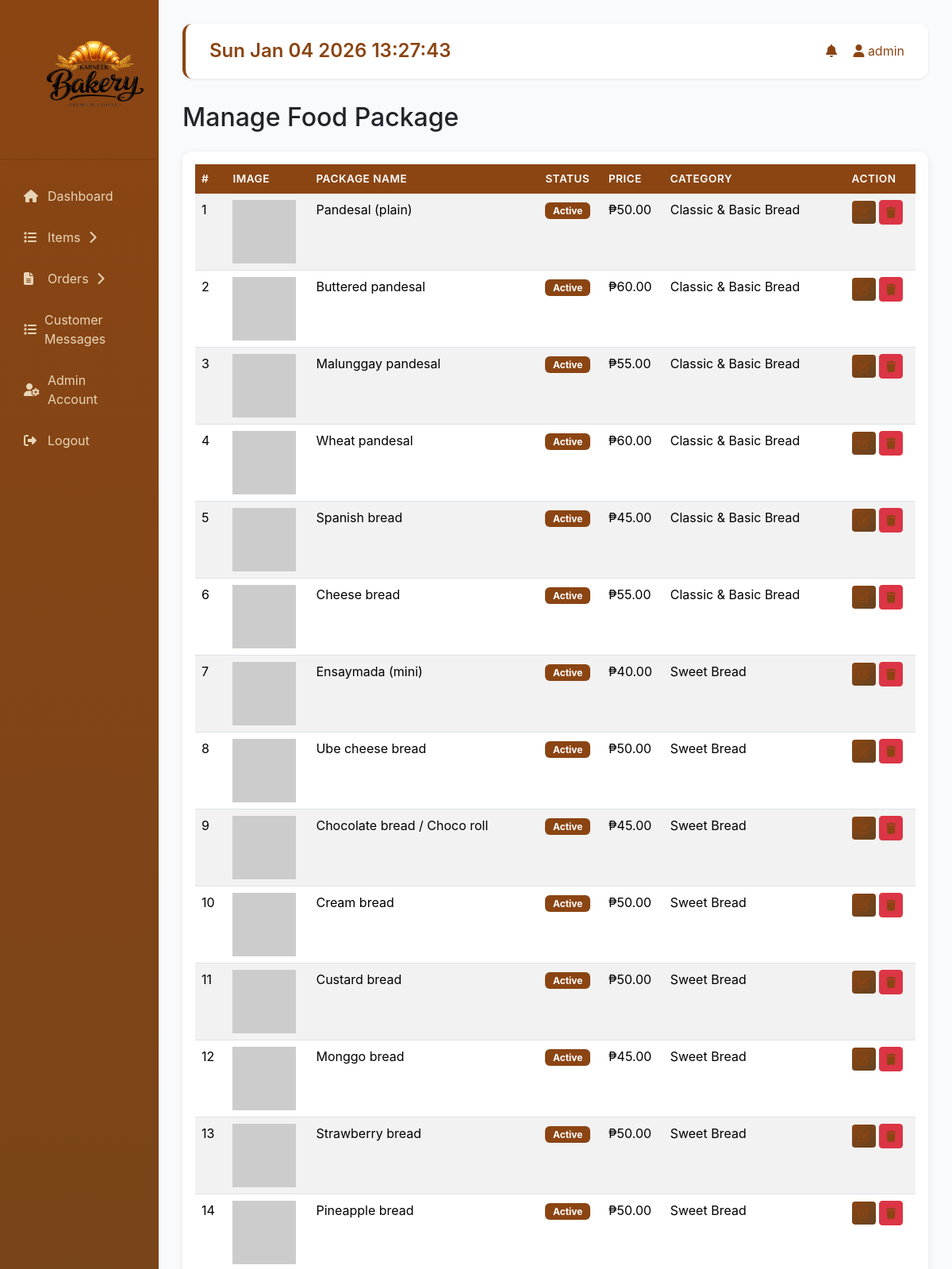
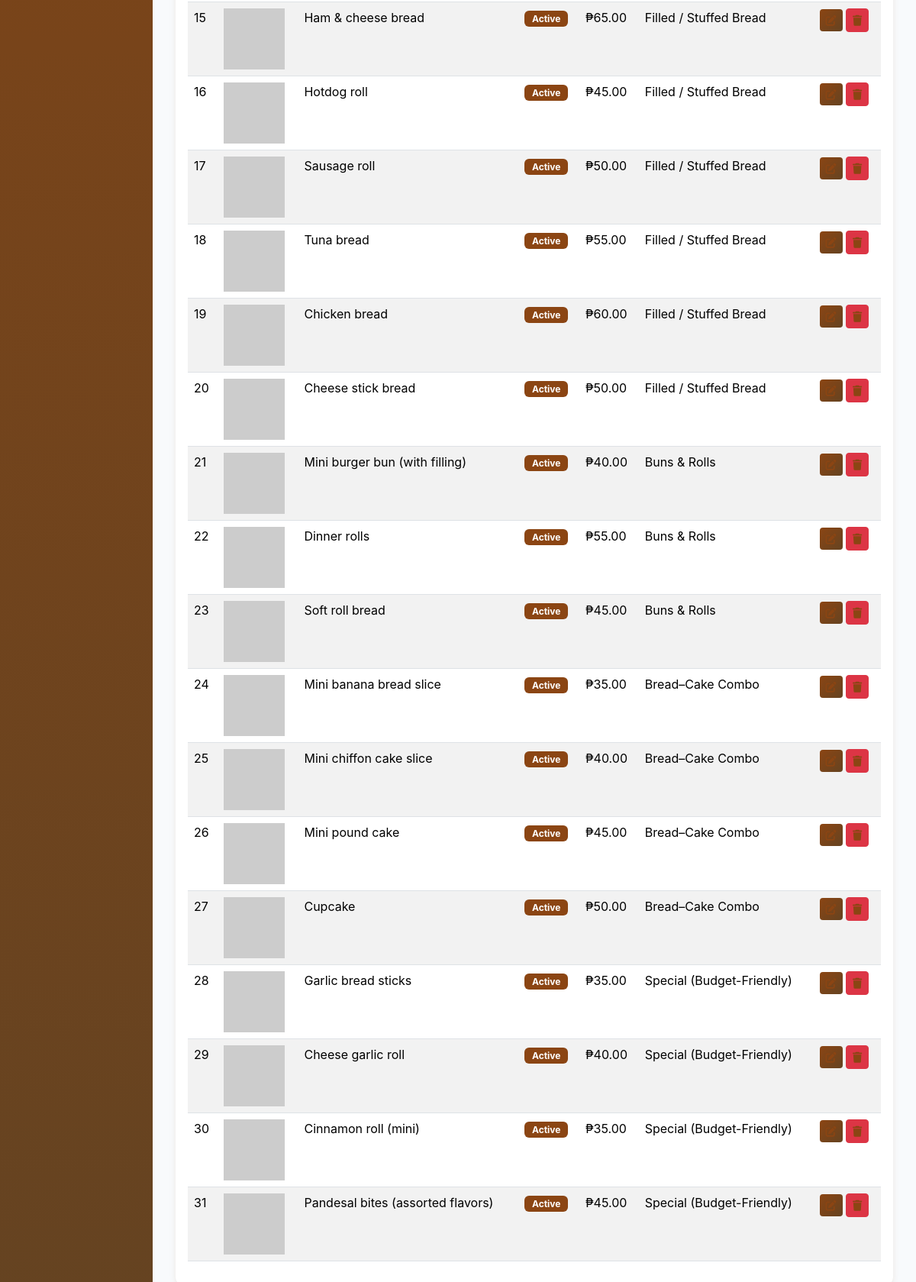
Screenshot of /backend/admin/manage-food-package.php (signed in) with the database file from the repository (2 pictures, top to bottom).
### tables this page shows
CREATE TABLE IF NOT EXISTS items (
    itemID INT AUTO_INCREMENT PRIMARY KEY,
    packageName VARCHAR(255) NOT NULL,
    foodDescription TEXT,
    itemContains TEXT,
    categoryID INT,
    itemImage VARCHAR(255),
    size VARCHAR(50),
    status VARCHAR(20) DEFAULT 'Active',
    suitableFor INT,
    price DECIMAL(10,2) NOT NULL,
    creationDate DATETIME DEFAULT CURRENT_TIMESTAMP,
    FOREIGN KEY (categoryID) REFERENCES categories(categoryID)
);

CREATE TABLE IF NOT EXISTS categories (
    categoryID INT AUTO_INCREMENT PRIMARY KEY,
    categoryName VARCHAR(255) NOT NULL,
    creationDate DATETIME DEFAULT CURRENT_TIMESTAMP
);

### backend/connect.php (called while the page is built, shortened)
<?php
  function executeQuery($query){
    $conn = $GLOBALS['conn'];
    return mysqli_query($conn, $query);
  }
?>

### backend/admin/manage-food-package.php (the view, shortened to what this page needs)
<?php
include(__DIR__ . "/includes/header.php");
$query = "SELECT items.*, categories.categoryName FROM items
          LEFT JOIN categories ON items.categoryID = categories.categoryID
          ORDER BY items.creationDate DESC";
$result = executeQuery($query);
?>
<h2 class="mb-4">Manage Food Package</h2>
<div class="card">
  <div class="card-body">
    <table class="table table-striped">
      <thead>
        <tr>
          <th>#</th>
          <th>Image</th>
          <th>Package Name</th>
          <th>Status</th>
          <th>Price</th>
          <th>Category</th>
          <th>Action</th>
        </tr>
      </thead>
      <tbody>
        <?php
        $count = 1;
        while($row = mysqli_fetch_assoc($result)):
        ?>
        <tr>
          <td><?php echo $count++; ?></td>
          <td>
            <img src="<?php echo $row['itemImage'] ? '../../uploads/'.$row['itemImage'] : 'https://via.placeholder.com/80'; ?>"
                 alt="<?php echo $row['packageName']; ?>" style="width: 80px; height: 80px; object-fit: cover;">
          </td>
          <td><?php echo $row['packageName']; ?></td>
          <td>
            <span class="badge bg-<?php echo $row['status'] == 'Active' ? 'success' : 'secondary'; ?>">
              <?php echo $row['status']; ?>
            </span>
          </td>
          <td>₱<?php echo $row['price']; ?></td>
          <td><?php echo $row['categoryName']; ?></td>
          <td>
            <a href="edit-food-package.php?itemID=<?php echo $row['itemID']; ?>" class="btn btn-info btn-sm">
              <i class="fas fa-edit"></i>
            </a>
            <form method="POST" class="d-inline">
              <button type="submit" class="btn btn-danger btn-sm" onclick="return confirm('Are you sure?')">
                <i class="fas fa-trash"></i>
              </button>
            </form>
          </td>
        </tr>
        <?php endwhile; ?>
      </tbody>
    </table>
  </div>
</div>
<?php include(__DIR__ . "/includes/footer.php"); ?>

### backend/admin/includes/header.php (shortened to what this page needs)
<!doctype html>
<html lang="en">
<head>
  <link href="https://cdn.jsdelivr.net/npm/bootstrap@5.3.8/dist/css/bootstrap.min.css" rel="stylesheet">
  <link rel="stylesheet" href="https://cdnjs.cloudflare.com/ajax/libs/font-awesome/6.4.0/css/all.min.css">
  <link rel="stylesheet" href="../../frontend/css/admin-style.css">
</head>
<body>
  <div class="container-fluid">
    <div class="row">
      <div class="col-md-2 sidebar">
        <div class="logo-section">
          <img src="../../frontend/images/logo.png" alt="Bakery Logo">
        </div>
        <nav class="nav flex-column">
          <a class="nav-link" href="dashboard.php">
            <i class="fas fa-home"></i> Dashboard
          </a>
          <a class="nav-link" href="#" data-bs-toggle="collapse" data-bs-target="#itemMenu">
            <i class="fas fa-list"></i> Items <i class="fas fa-chevron-right float-end"></i>
          </a>
          <a class="nav-link" href="#" data-bs-toggle="collapse" data-bs-target="#orderMenu">
            <i class="fas fa-file-alt"></i> Orders <i class="fas fa-chevron-right float-end"></i>
          </a>
          <a class="nav-link" href="read-enquiry.php">
            <i class="fas fa-list"></i> Customer Messages
          </a>
          <a class="nav-link" href="account.php">
            <i class="fas fa-user-cog"></i> Admin Account
          </a>
          <a class="nav-link" href="logout.php">
            <i class="fas fa-sign-out-alt"></i> Logout
          </a>
        </nav>
      </div>
       <div class="col-md-10 main-content">
         <div class="header-bar">
           <div class="d-flex justify-content-between align-items-center">
             <div>
               <h4 class="mb-0" style="color: #8B4513; font-weight: 600;"><?php echo date('D M d Y H:i:s'); ?></h4>
            </div>
            <div>
              <div class="dropdown d-inline-block">
                <a class="text-decoration-none" href="#" role="button" data-bs-toggle="dropdown" aria-expanded="false">
                  <i class="fas fa-bell"></i>
                </a>
              </div>
              <div class="dropdown d-inline-block ms-3">
                <a class="text-decoration-none" href="#" role="button" data-bs-toggle="dropdown" aria-expanded="false">
                  <i class="fas fa-user"></i> <?php echo htmlspecialchars($_SESSION['adminUsername'] ?? 'Admin'); ?>
                </a>
              </div>
            </div>
          </div>
        </div>

### backend/admin/includes/footer.php (shortened to what this page needs)
      </div>
    </div>
  </div>
</body>
</html>

### frontend/css/admin-style.css (style rules this page uses)
:root { --brown-primary: #8B4513; --brown-dark: #654321; --brown-light: #D4A574; --brown-lighter: #E8D5B7; --brown-accent: #CDBA96; }
body { background-color: #faf9f7; font-family: -apple-system, BlinkMacSystemFont, 'Segoe UI', Roboto, 'Helvetica Neue', Arial, sans-serif; }
.sidebar { min-height: 100vh; background: linear-gradient(180deg, var(--brown-primary) 0%, var(--brown-dark) 100%); padding: 20px 0; box-shadow: 2px 0 10px rgba(139, 69, 19, 0.2); }
.sidebar .logo-section { padding: 20px; text-align: center; border-bottom: 1px solid rgba(0,0,0,0.1); margin-bottom: 20px; }
.sidebar .logo-section img { height: 130px; margin-bottom: 10px; }
.sidebar .nav-link { color: var(--brown-lighter); padding: 12px 20px; margin: 2px 10px; border-radius: 8px; transition: all 0.3s; display: flex; align-items: center; gap: 10px; }
.sidebar .nav-link i { width: 20px; color: inherit; }
.main-content { padding: 30px; background-color: #f8fafc; min-height: 100vh; }
.header-bar { background: white; padding: 20px 30px; border-radius: 12px; box-shadow: 0 1px 3px rgba(139, 69, 19, 0.1); margin-bottom: 30px; border-left: 4px solid var(--brown-primary); }
.btn-primary, .btn-success, .btn-info { background: linear-gradient(135deg, var(--brown-primary), var(--brown-dark)); border: none; color: #fff; transition: all 0.3s ease; }
.table thead th { background-color: var(--brown-primary); color: #fff; border: none; font-weight: 600; text-transform: uppercase; font-size: 0.85rem; letter-spacing: 0.5px; }
.table-striped tbody tr:nth-of-type(odd) { background-color: #faf9f7; }
.card { border: none; box-shadow: 0 2px 8px rgba(139, 69, 19, 0.1); border-radius: 12px; }
.badge { padding: 0.4em 0.8em; }
.badge.bg-primary, .badge.bg-success { background-color: var(--brown-primary) !important; }
a { color: var(--brown-primary); transition: color 0.3s ease; }
i.fas, i.far, i.fab { color: var(--brown-primary); }
.sidebar .nav-link i, .stat-icon { color: inherit; }

### rows the page displays
items: packageName "Pandesal (plain)", status "Active", price "50.00", categoryID.categoryName "Classic & Basic Bread"
items: packageName "Buttered pandesal", status "Active", price "60.00", categoryID.categoryName "Classic & Basic Bread"
items: packageName "Malunggay pandesal", status "Active", price "55.00", categoryID.categoryName "Classic & Basic Bread"
items: packageName "Wheat pandesal", status "Active", price "60.00", categoryID.categoryName "Classic & Basic Bread"
items: packageName "Spanish bread", status "Active", price "45.00", categoryID.categoryName "Classic & Basic Bread"
items: packageName "Cheese bread", status "Active", price "55.00", categoryID.categoryName "Classic & Basic Bread"
items: packageName "Ensaymada (mini)", status "Active", price "40.00", categoryID.categoryName "Sweet Bread"
items: packageName "Ube cheese bread", status "Active", price "50.00", categoryID.categoryName "Sweet Bread"
items: packageName "Chocolate bread / Choco roll", status "Active", price "45.00", categoryID.categoryName "Sweet Bread"
items: packageName "Cream bread", status "Active", price "50.00", categoryID.categoryName "Sweet Bread"
items: packageName "Custard bread", status "Active", price "50.00", categoryID.categoryName "Sweet Bread"
items: packageName "Monggo bread", status "Active", price "45.00", categoryID.categoryName "Sweet Bread"
items: packageName "Strawberry bread", status "Active", price "50.00", categoryID.categoryName "Sweet Bread"
items: packageName "Pineapple bread", status "Active", price "50.00", categoryID.categoryName "Sweet Bread"
items: packageName "Ham & cheese bread", status "Active", price "65.00", categoryID.categoryName "Filled / Stuffed Bread"
items: packageName "Hotdog roll", status "Active", price "45.00", categoryID.categoryName "Filled / Stuffed Bread"
items: packageName "Sausage roll", status "Active", price "50.00", categoryID.categoryName "Filled / Stuffed Bread"
items: packageName "Tuna bread", status "Active", price "55.00", categoryID.categoryName "Filled / Stuffed Bread"
items: packageName "Chicken bread", status "Active", price "60.00", categoryID.categoryName "Filled / Stuffed Bread"
items: packageName "Cheese stick bread", status "Active", price "50.00", categoryID.categoryName "Filled / Stuffed Bread"
items: packageName "Mini burger bun (with filling)", status "Active", price "40.00", categoryID.categoryName "Buns & Rolls"
items: packageName "Dinner rolls", status "Active", price "55.00", categoryID.categoryName "Buns & Rolls"
items: packageName "Soft roll bread", status "Active", price "45.00", categoryID.categoryName "Buns & Rolls"
items: packageName "Mini banana bread slice", status "Active", price "35.00", categoryID.categoryName "Bread–Cake Combo"
items: packageName "Mini chiffon cake slice", status "Active", price "40.00", categoryID.categoryName "Bread–Cake Combo"
items: packageName "Mini pound cake", status "Active", price "45.00", categoryID.categoryName "Bread–Cake Combo"
items: packageName "Cupcake", status "Active", price "50.00", categoryID.categoryName "Bread–Cake Combo"
items: packageName "Garlic bread sticks", status "Active", price "35.00", categoryID.categoryName "Special (Budget-Friendly)"
items: packageName "Cheese garlic roll", status "Active", price "40.00", categoryID.categoryName "Special (Budget-Friendly)"
items: packageName "Cinnamon roll (mini)", status "Active", price "35.00", categoryID.categoryName "Special (Budget-Friendly)"
items: packageName "Pandesal bites (assorted flavors)", status "Active", price "45.00", categoryID.categoryName "Special (Budget-Friendly)"

### other values shown
$_SESSION['adminUsername'] "admin"
